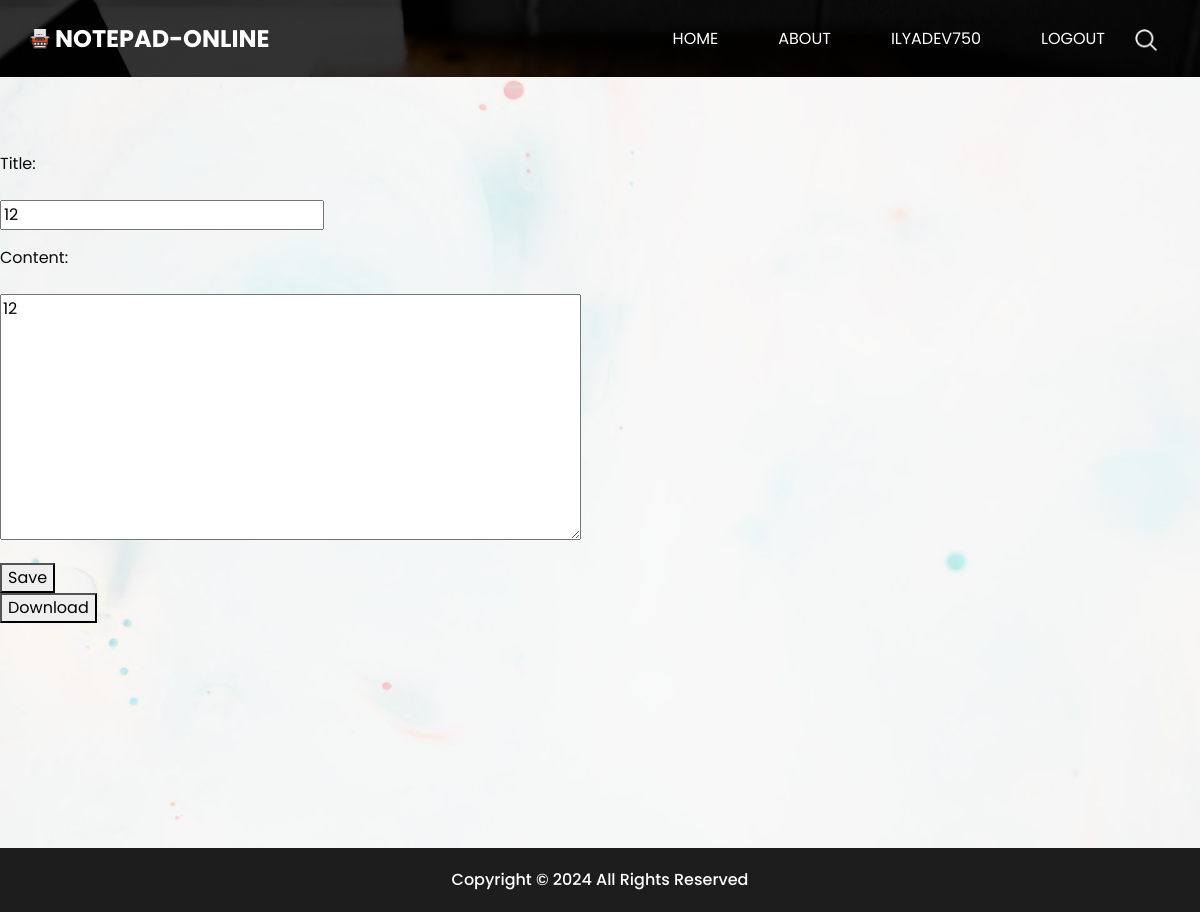
The page /notes/ilyadev750/12/ (signed in) on the database as committed earlier.
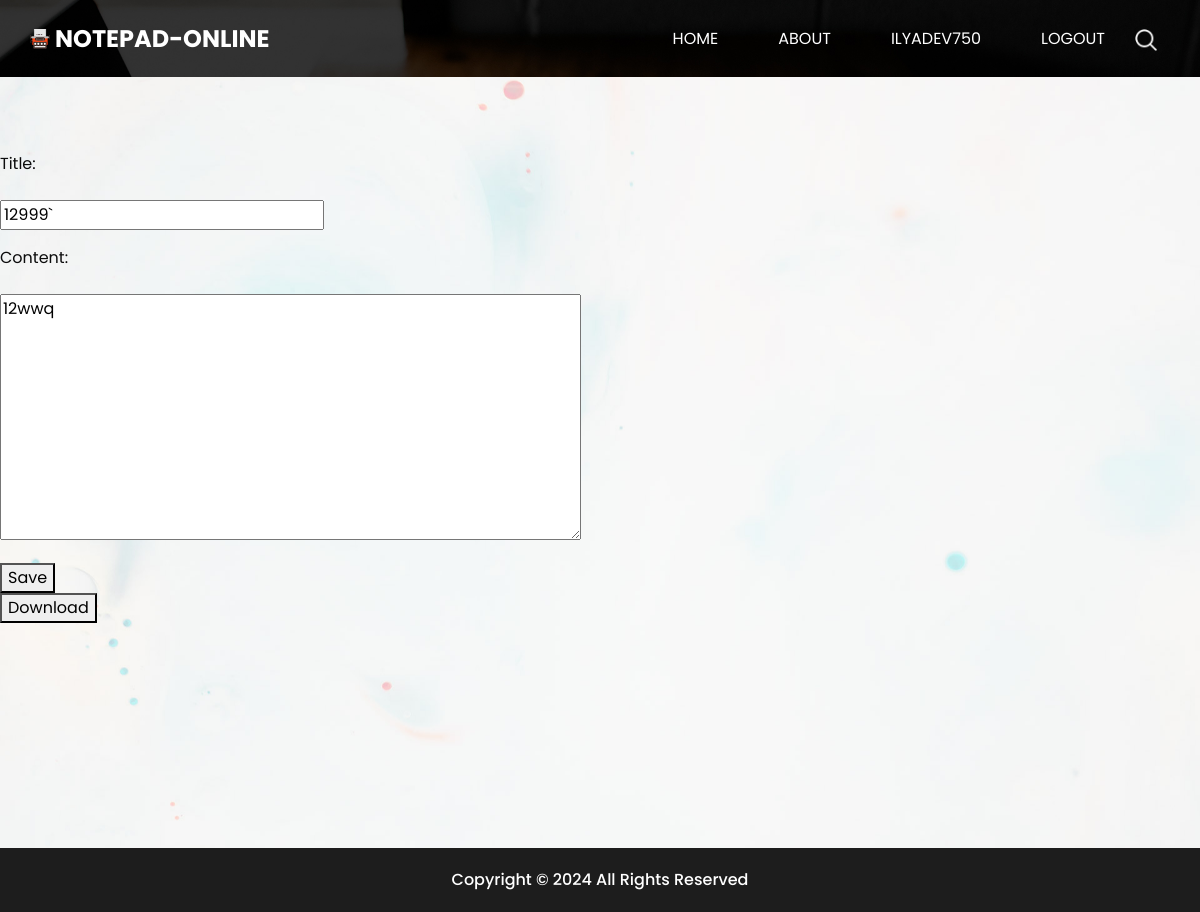
The same page on the database as committed later.
### note/models.py (models this page shows)
class Note(models.Model):
    title = models.CharField(max_length=255, null=True, blank=False)
    content = models.TextField(blank=True, null=True)
    slug = models.SlugField(max_length=255, blank=False, unique=True)
    create = models.DateTimeField(default=datetime.now(), blank=True, null=True)
    update = models.DateTimeField(default=datetime.now(), blank=True, null=True)
    username_id = models.ForeignKey(User, on_delete=models.CASCADE)

### note/views.py (the view, shortened to what this page needs)
# urls.py: path("<str:username>/<slug:slug>/", update_user_note, name="update_user_note"),
def update_user_note(request, *args, **kwargs):
    if request.user.is_authenticated:
        user_id = (User.objects.get(username=kwargs['username'])).id
        current_user_object = Note.objects.get(
            username_id=user_id, slug=kwargs["slug"]
        )
        data = extract_data_from_object(current_user_object)
        form = UserUpdateNoteForm(data)
        context = {"form": form, "username": request.user.username, "slug": current_user_object.slug}
        return render(request, "note/note.html", context)

### note/forms.py
class UserUpdateNoteForm(forms.Form):
    title = forms.CharField(
        max_length=255,
        error_messages={"required": ""},
        widget=forms.TextInput(attrs={"class": "form-content-title"}),
    )
    content = forms.CharField(
        widget=forms.Textarea(attrs={"class": "form-content"}),
        error_messages={"required": ""},
    )
    update = forms.DateTimeField(widget=forms.HiddenInput())

### note/functions.py (called while the page is built)
def extract_data_from_object(obj):
    title = obj.title
    content = obj.content
    update = datetime.now()
    data = {'title': title,
            'content': content,
            'update': update}
    return data

### note/templates/note/note.html (shortened to what this page needs)
{% extends "note/base.html" %}
{% load static %}
{% block content %}
<div class="body_bg layout_padding">
  <section class="contact_section">
    <form action="" method="post" enctype="multipart/form-data">
      {% for field in form %}
        {% if field.is_hidden %}
          {{ field }}
        {% else %}
          <p>{{ field.label_tag }}</p>
          <p>{{ field }}</p>
        {% endif %}
      {% endfor %}
      {% if user.is_authenticated %}
        <div>
          <button class="save-button" type="submit" name="save">Save</button>
        </div>
        <div>
          <button class="save-button" type="submit" name="download">Download</button>
        </div>
      {% else %}
        <div>
          <button class="register-button" type="submit" name="register">Register</button>
          <button class="login-button" type="submit" name="login">Login</button>
          <button class="download-button" type="submit" name="download">Download</button>
        </div>
      {% endif %}
    </form>
  </section>
</div>
{% endblock %}

Rows that differ between the two databases and show on the page:
changed Note: title "12" → "12999`"; content "12" → "12wwq"
